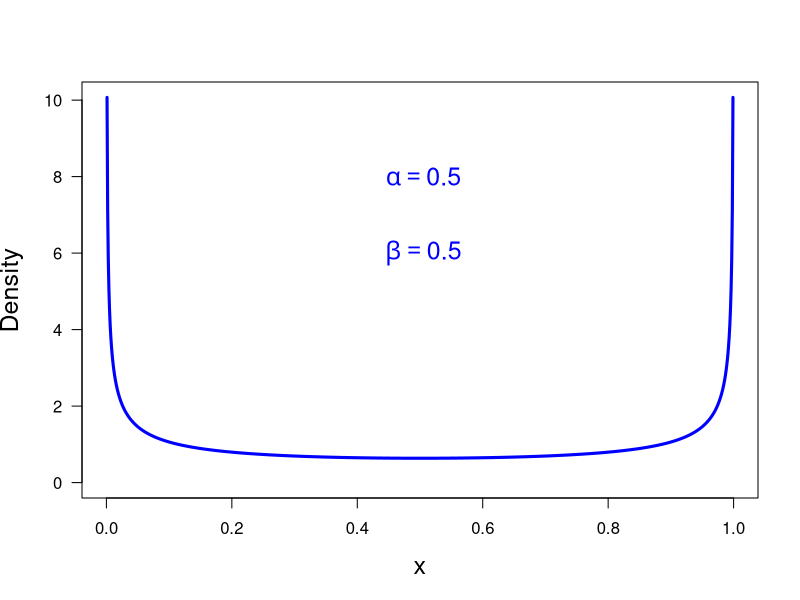

This figure's R source:
print('file: PDsPDFsBetaPDF0505.R')
# beta PDF
alpha = 0.5; beta = 0.5
xarr = seq(0.001,0.999,0.001)
betaPDF = dbeta(x=xarr,shape1=alpha,shape2=beta)
# png('beta0505PDF191017.png',width=16,height=16,units='cm',res=300)
plot(xarr,betaPDF,type='l',lwd=3,col='blue',xlab='x',
     ylab='Density',las=1,ylim=c(0,max(betaPDF)),cex.lab=1.5)
text(0.5,8,bquote(~alpha == .(alpha)),col='blue',cex=1.5)
text(0.5,6,bquote(~beta == .(beta)),col='blue',cex=1.5)
# dev.off()